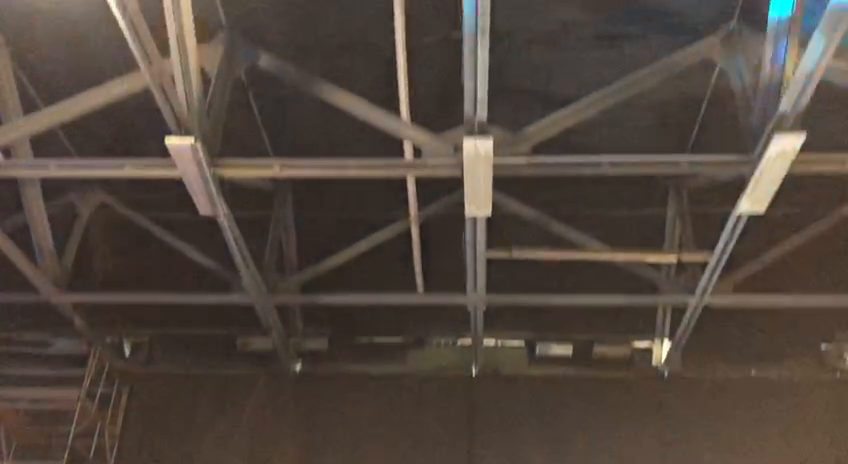
#> input picture frame 21 of hack.MOV, 848 x 464 px
$ python calcopt.py
#> lines starting #> are read from the running program, lines starting #| are printed output that depends on the picture
### stitch_api.py
from __future__ import print_function
import cv2 as cv
import numpy as np
import argparse
import sys

def stitch_api(imgs):


	stitcher = cv.createStitcher(False)
	status, pano = stitcher.stitch(imgs)

	if status != cv.Stitcher_OK:
	    print("Can't stitch images, error code = %d" % status)
	    sys.exit(-1)

	# cv.imshow('frame',pano)
	k = cv.waitKey(0) & 0xff
	#cv.imwrite(args.output, pano);
	print("stitching completed successfully. %s saved!" )
	return pano

### calcopt.py
import numpy as np
import cv2

from stitch_api import stitch_api

cap = cv2.VideoCapture('hack.MOV')

# params for ShiTomasi corner detection
feature_params = dict( maxCorners = 100,
                       qualityLevel = 0.3,
                       minDistance = 7,
                       blockSize = 7 )

# Parameters for lucas kanade optical flow
lk_params = dict( winSize  = (15,15),
                  maxLevel = 2,
                  criteria = (cv2.TERM_CRITERIA_EPS | cv2.TERM_CRITERIA_COUNT, 10, 0.03))

# Create some random colors
color = np.random.randint(0,255,(100,3))

def stitching(frame_buf,points_buf):
	#show frames in buffer

	for i in range(0,10):
		# [9 lines of commented-out code are left out]
		stitch(frame_buf[0],frame_buf[i+1])


# Take first frame and find corners in it
ret, old_frame = cap.read()
#> old_frame is the input picture: shape (464, 848, 3); mean B, G, R 62, 70.6, 82

old_gray = cv2.cvtColor(old_frame, cv2.COLOR_BGR2GRAY)
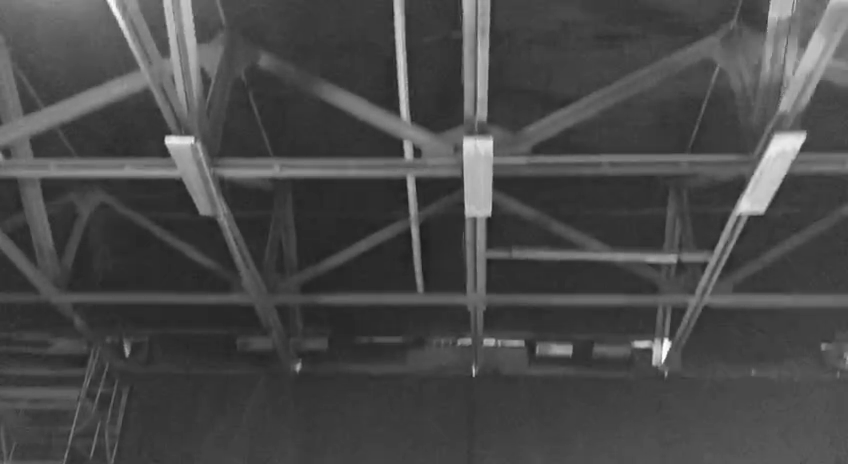
#> old_gray: shape (464, 848); min 29, max 254, mean 73.1

p0 = cv2.goodFeaturesToTrack(old_gray, mask = None, **feature_params)
#> p0 = 14 rows, first 8: [666, 340], [167, 137], [191, 138], [649, 349], [489, 214], [803, 133], [492, 341], [654, 364]

# Create a mask image for drawing purposes
mask = np.zeros_like(old_frame)

num=0
j=0
frame_buf = []
points_buf = []
while(1):
    num=num+1
    #for i in range(0,20):
    ret,frame = cap.read()
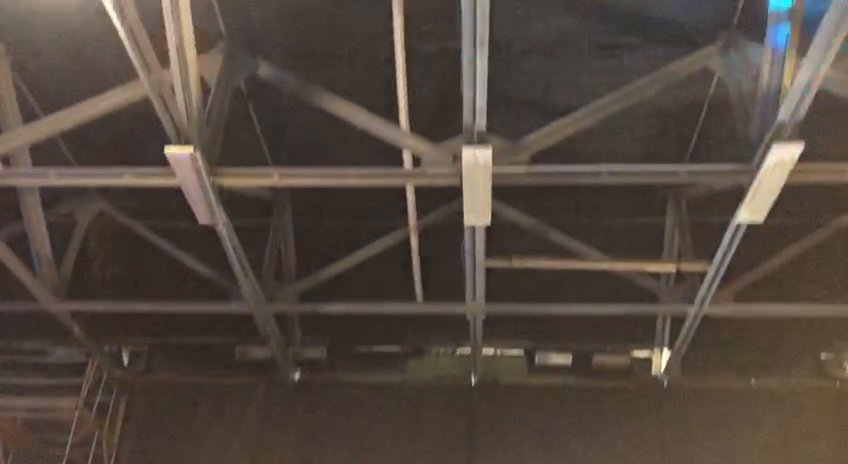
#> input picture frame 22 of hack.MOV, 848 x 464 px
#> frame is the input picture: shape (464, 848, 3); mean B, G, R 62.9, 71.7, 83.2
    buf_frame = frame.copy()

    frame_gray = cv2.cvtColor(frame, cv2.COLOR_BGR2GRAY)
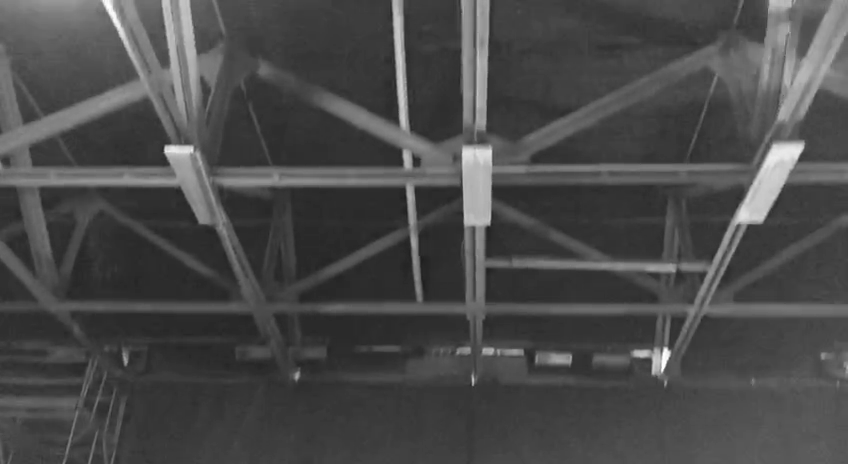
#> frame_gray: shape (464, 848); min 31, max 254, mean 74.2

    # calculate optical flow
    p1, st, err = cv2.calcOpticalFlowPyrLK(old_gray, frame_gray, p0, None, **lk_params)
#> p1 = 14 rows, first 8: [665.5, 349.3], [166.5, 146.5], [190.3, 147.3], [648.5, 358.8], [488.3, 223], [801.3, 142.7], [491, 350.1], [653.5, 373.6]; st = [1, 1, 1, 1, 1, 1, 1, 1, 1, 1, 1, 1, 1, 1]; err = [2.87, 3.55, 2.05, 1.57, 1.61, 2.46, 2.25, 3.82, 0.864, 1.48, 0.715, 0.654, 2.53, 3.45]

    # Select good points
    good_new = p1[st==1]
#> good_new has the same summary as p1
    good_old = p0[st==1]
#> good_old has the same summary as p0

    # draw the tracks
    for i,(new,old) in enumerate(zip(good_new,good_old)):
        a,b = new.ravel()
        c,d = old.ravel()
        #mask = cv2.line(mask, (a,b),(c,d), color[i].tolist(), 2)
        frame = cv2.circle(frame,(a,b),5,color[i].tolist(),-1)
#> this loop made 14 passes
#> (a, b, c, d) on passes 1 to 12: (665.5, 349.3, 666, 340), (166.5, 146.5, 167, 137), (190.3, 147.3, 191, 138), (648.5, 358.8, 649, 349), (488.3, 223, 489, 214), (801.3, 142.7, 803, 133), (491, 350.1, 492, 341), (653.5, 373.6, 654, 364), (464, 147.2, 465, 138), (472.7, 228.1, 474, 219), (520.3, 352, 521, 343), (489, 147.3, 490, 138)
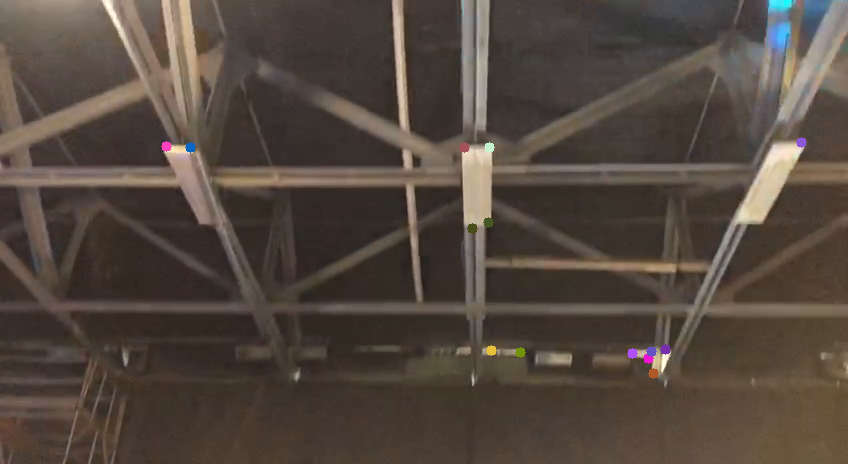
#> frame: shape (464, 848, 3); mean B, G, R 63, 71.6, 83.2
    #img = cv2.add(frame,mask)

    # make buffer of frames not each
    if num % 20 == 1:
    	frame_buf.append(buf_frame)
    points_buf.append(good_new)
    print("ok")

    cv2.imshow('frame',frame)
    k = cv2.waitKey(1000) & 0xff
#> (key Esc is pressed here)
    if k == 27:
#> (the run stopped early here; a loop or call above may not have finished)

$ run again, starting later in the video
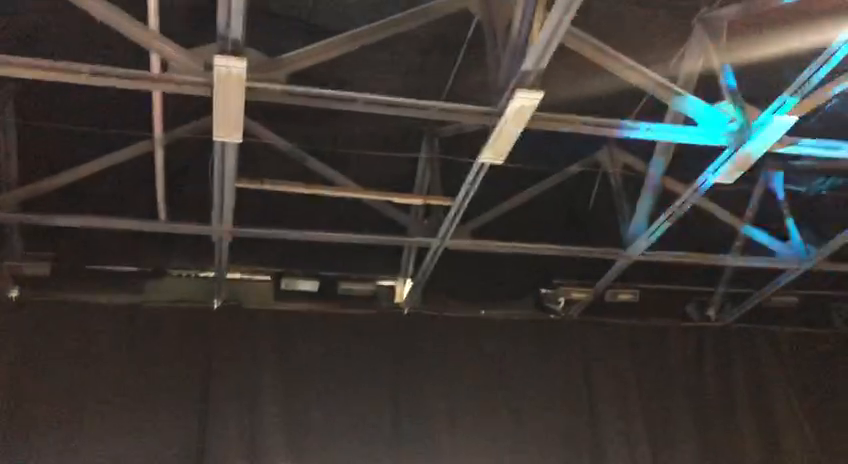
#> input picture frame 97 of hack.MOV, 848 x 464 px
#> old_frame is the input picture: shape (464, 848, 3); mean B, G, R 53.6, 57.2, 61.5
#> p0 = 18 rows, first 8: [409, 281], [795, 117], [393, 287], [396, 300], [541, 92], [240, 140], [486, 164], [695, 123]
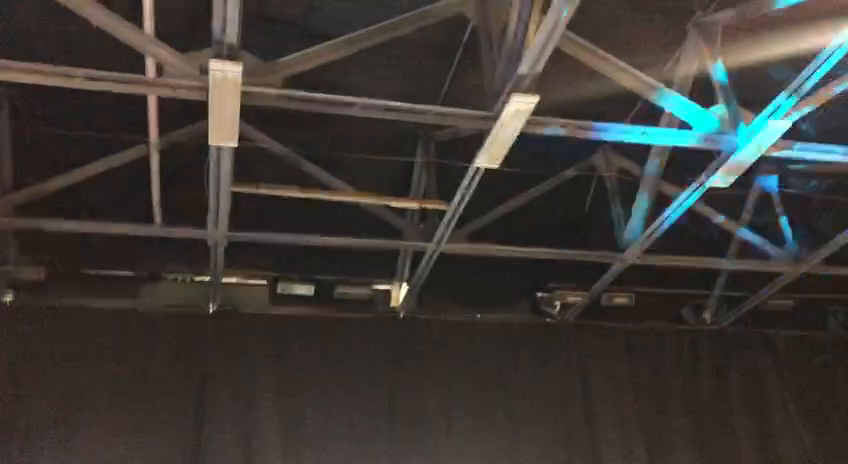
#> input picture frame 98 of hack.MOV, 848 x 464 px
#> frame is the input picture: shape (464, 848, 3); mean B, G, R 54.2, 58.1, 62
#> p1 = 18 rows, first 8: [404.8, 285], [790.4, 120.6], [388.7, 291], [391.8, 304], [536.5, 96.03], [235.5, 144.2], [481.3, 168.3], [689.7, 126.8]; st = 18 values from 1 to 1; err = 18 values, max 33.88 at index 11, min 1.03 at index 2, mean 6.23
#> good_new has the same summary as p1
#> good_old has the same summary as p0
#> the loop `for i,(new,old) in enumerate(zip(good_new,good_old)):` made 18 passes
#> (a, b, c, d) on passes 1 to 8: (404.8, 285, 409, 281), (790.4, 120.6, 795, 117), (388.7, 291, 393, 287), (391.8, 304, 396, 300), (536.5, 96.03, 541, 92), (235.5, 144.2, 240, 140), (481.3, 168.3, 486, 164), (689.7, 126.8, 695, 123)
#> after the loop `for i,(new,old) in enumerate(zip(good_new,good_old)):`:
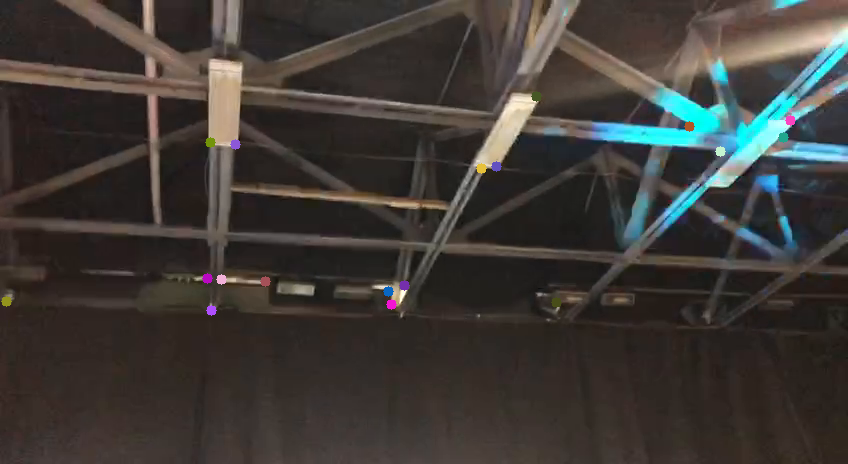
#> frame: shape (464, 848, 3); mean B, G, R 54.3, 58.1, 62.1

$ run again, starting later in the video
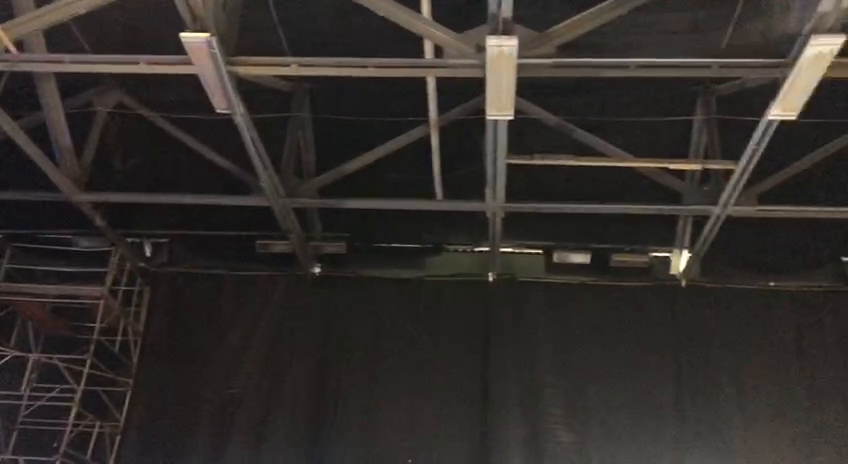
#> input picture frame 172 of hack.MOV, 848 x 464 px
#> old_frame is the input picture: shape (464, 848, 3); mean B, G, R 42.1, 45.5, 50.1
#> p0 = 13 rows, first 8: [689, 254], [180, 35], [512, 116], [488, 116], [669, 258], [318, 270], [671, 271], [491, 279]
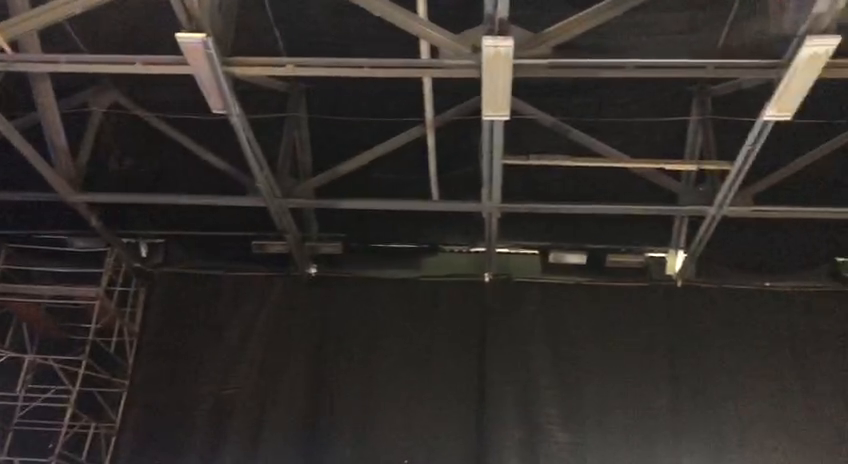
#> input picture frame 173 of hack.MOV, 848 x 464 px
#> frame is the input picture: shape (464, 848, 3); mean B, G, R 42.7, 45.9, 50.7
#> p1 = 13 rows, first 8: [684.6, 254.5], [175.8, 35.26], [508, 116.5], [484.1, 116.6], [664.6, 258.4], [314, 270.6], [666.7, 271.4], [487.1, 279.5]; st = [1, 1, 1, 1, 1, 1, 1, 1, 1, 1, 1, 1, 1]; err = [4.07, 2.86, 3.68, 5, 4.4, 2.12, 2.62, 2.87, 3.79, 5.24, 1.91, 4.48, 3.48]
#> good_new has the same summary as p1
#> good_old has the same summary as p0
#> the loop `for i,(new,old) in enumerate(zip(good_new,good_old)):` made 13 passes
#> (a, b, c, d) on passes 1 to 8: (684.6, 254.5, 689, 254), (175.8, 35.26, 180, 35), (508, 116.5, 512, 116), (484.1, 116.6, 488, 116), (664.6, 258.4, 669, 258), (314, 270.6, 318, 270), (666.7, 271.4, 671, 271), (487.1, 279.5, 491, 279)
#> after the loop `for i,(new,old) in enumerate(zip(good_new,good_old)):`:
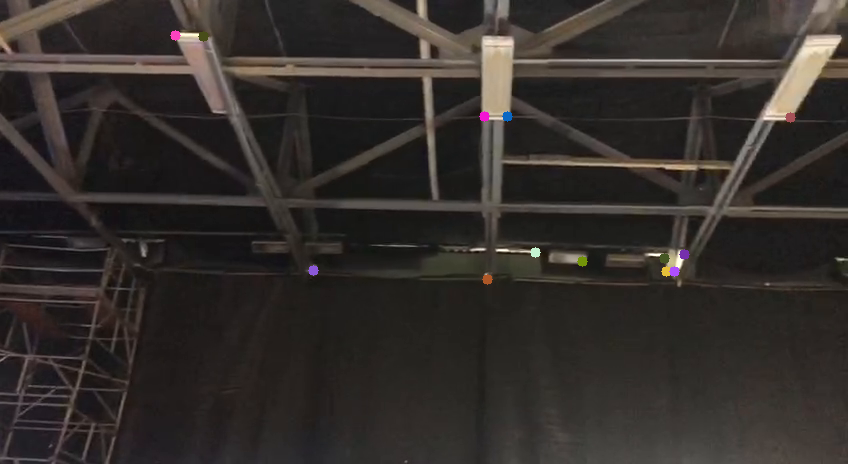
#> frame: shape (464, 848, 3); mean B, G, R 42.7, 45.8, 50.8
